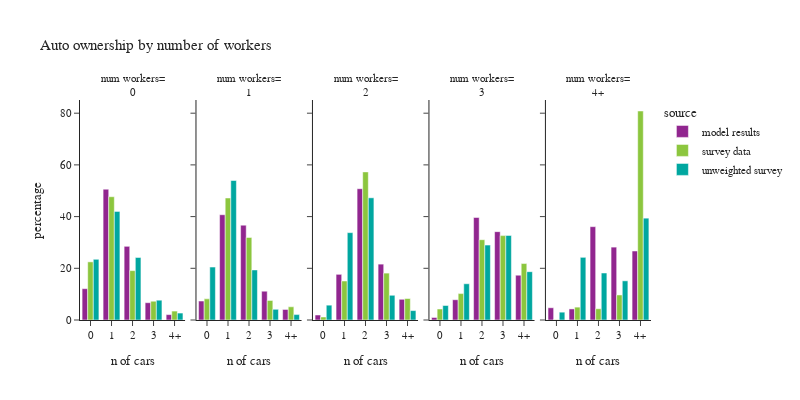

The notebook cell this image was saved under:
### Code cell
plot_auto(hh_data,'num_workers_simple','number of workers','num workers')

### Figure 1 — Plotly figure (JSON) as saved in the notebook; plotly's stock layout.template omitted (floating-point values rounded to 4 significant figures)
{"data": [{"alignmentgroup": "True", "hovertemplate": "source=model results<br>num_workers_simple=0<br>auto_ownership_simple=%{x}<br>percentage=%{y}<extra></extra>", "legendgroup": "model results", "marker": {"color": "#91268F", "pattern": {"shape": ""}}, "name": "model results", "offsetgroup": "model results", "orientation": "v", "showlegend": true, "textposition": "auto", "type": "bar", "x": ["0", "1", "2", "3", "4+"], "xaxis": "x", "y": [12.11, 50.6, 28.5, 6.694, 2.087], "yaxis": "y"}, {"alignmentgroup": "True", "hovertemplate": "source=model results<br>num_workers_simple=1<br>auto_ownership_simple=%{x}<br>percentage=%{y}<extra></extra>", "legendgroup": "model results", "marker": {"color": "#91268F", "pattern": {"shape": ""}}, "name": "model results", "offsetgroup": "model results", "orientation": "v", "showlegend": false, "textposition": "auto", "type": "bar", "x": ["0", "1", "2", "3", "4+"], "xaxis": "x2", "y": [7.325, 40.73, 36.69, 11.16, 4.102], "yaxis": "y2"}, {"alignmentgroup": "True", "hovertemplate": "source=model results<br>num_workers_simple=2<br>auto_ownership_simple=%{x}<br>percentage=%{y}<extra></extra>", "legendgroup": "model results", "marker": {"color": "#91268F", "pattern": {"shape": ""}}, "name": "model results", "offsetgroup": "model results", "orientation": "v", "showlegend": false, "textposition": "auto", "type": "bar", "x": ["0", "1", "2", "3", "4+"], "xaxis": "x3", "y": [1.929, 17.67, 50.78, 21.61, 8.011], "yaxis": "y3"}, {"alignmentgroup": "True", "hovertemplate": "source=model results<br>num_workers_simple=3<br>auto_ownership_simple=%{x}<br>percentage=%{y}<extra></extra>", "legendgroup": "model results", "marker": {"color": "#91268F", "pattern": {"shape": ""}}, "name": "model results", "offsetgroup": "model results", "orientation": "v", "showlegend": false, "textposition": "auto", "type": "bar", "x": ["0", "1", "2", "3", "4+"], "xaxis": "x4", "y": [0.9907, 7.84, 39.65, 34.18, 17.34], "yaxis": "y4"}, {"alignmentgroup": "True", "hovertemplate": "source=model results<br>num_workers_simple=4+<br>auto_ownership_simple=%{x}<br>percentage=%{y}<extra></extra>", "legendgroup": "model results", "marker": {"color": "#91268F", "pattern": {"shape": ""}}, "name": "model results", "offsetgroup": "model results", "orientation": "v", "showlegend": false, "textposition": "auto", "type": "bar", "x": ["0", "1", "2", "3", "4+"], "xaxis": "x5", "y": [4.736, 4.281, 36.1, 28.19, 26.69], "yaxis": "y5"}, {"alignmentgroup": "True", "hovertemplate": "source=survey data<br>num_workers_simple=0<br>auto_ownership_simple=%{x}<br>percentage=%{y}<extra></extra>", "legendgroup": "survey data", "marker": {"color": "#8CC63E", "pattern": {"shape": ""}}, "name": "survey data", "offsetgroup": "survey data", "orientation": "v", "showlegend": true, "textposition": "auto", "type": "bar", "x": ["0", "1", "2", "3", "4+"], "xaxis": "x", "y": [22.49, 47.69, 19.11, 7.261, 3.453], "yaxis": "y"}, {"alignmentgroup": "True", "hovertemplate": "source=survey data<br>num_workers_simple=1<br>auto_ownership_simple=%{x}<br>percentage=%{y}<extra></extra>", "legendgroup": "survey data", "marker": {"color": "#8CC63E", "pattern": {"shape": ""}}, "name": "survey data", "offsetgroup": "survey data", "orientation": "v", "showlegend": false, "textposition": "auto", "type": "bar", "x": ["0", "1", "2", "3", "4+"], "xaxis": "x2", "y": [8.182, 47.2, 31.94, 7.574, 5.106], "yaxis": "y2"}, {"alignmentgroup": "True", "hovertemplate": "source=survey data<br>num_workers_simple=2<br>auto_ownership_simple=%{x}<br>percentage=%{y}<extra></extra>", "legendgroup": "survey data", "marker": {"color": "#8CC63E", "pattern": {"shape": ""}}, "name": "survey data", "offsetgroup": "survey data", "orientation": "v", "showlegend": false, "textposition": "auto", "type": "bar", "x": ["0", "1", "2", "3", "4+"], "xaxis": "x3", "y": [1.169, 15.09, 57.29, 18.14, 8.31], "yaxis": "y3"}, {"alignmentgroup": "True", "hovertemplate": "source=survey data<br>num_workers_simple=3<br>auto_ownership_simple=%{x}<br>percentage=%{y}<extra></extra>", "legendgroup": "survey data", "marker": {"color": "#8CC63E", "pattern": {"shape": ""}}, "name": "survey data", "offsetgroup": "survey data", "orientation": "v", "showlegend": false, "textposition": "auto", "type": "bar", "x": ["0", "1", "2", "3", "4+"], "xaxis": "x4", "y": [4.247, 10.21, 31.06, 32.64, 21.84], "yaxis": "y4"}, {"alignmentgroup": "True", "hovertemplate": "source=survey data<br>num_workers_simple=4+<br>auto_ownership_simple=%{x}<br>percentage=%{y}<extra></extra>", "legendgroup": "survey data", "marker": {"color": "#8CC63E", "pattern": {"shape": ""}}, "name": "survey data", "offsetgroup": "survey data", "orientation": "v", "showlegend": false, "textposition": "auto", "type": "bar", "x": ["0", "1", "2", "3", "4+"], "xaxis": "x5", "y": [0.1362, 4.979, 4.348, 9.689, 80.85], "yaxis": "y5"}, {"alignmentgroup": "True", "hovertemplate": "source=unweighted survey<br>num_workers_simple=0<br>auto_ownership_simple=%{x}<br>percentage=%{y}<extra></extra>", "legendgroup": "unweighted survey", "marker": {"color": "#00A7A0", "pattern": {"shape": ""}}, "name": "unweighted survey", "offsetgroup": "unweighted survey", "orientation": "v", "showlegend": true, "textposition": "auto", "type": "bar", "x": ["0", "1", "2", "3", "4+"], "xaxis": "x", "y": [23.48, 41.99, 24.18, 7.662, 2.687], "yaxis": "y"}, {"alignmentgroup": "True", "hovertemplate": "source=unweighted survey<br>num_workers_simple=1<br>auto_ownership_simple=%{x}<br>percentage=%{y}<extra></extra>", "legendgroup": "unweighted survey", "marker": {"color": "#00A7A0", "pattern": {"shape": ""}}, "name": "unweighted survey", "offsetgroup": "unweighted survey", "orientation": "v", "showlegend": false, "textposition": "auto", "type": "bar", "x": ["0", "1", "2", "3", "4+"], "xaxis": "x2", "y": [20.47, 53.96, 19.36, 4.118, 2.09], "yaxis": "y2"}, {"alignmentgroup": "True", "hovertemplate": "source=unweighted survey<br>num_workers_simple=2<br>auto_ownership_simple=%{x}<br>percentage=%{y}<extra></extra>", "legendgroup": "unweighted survey", "marker": {"color": "#00A7A0", "pattern": {"shape": ""}}, "name": "unweighted survey", "offsetgroup": "unweighted survey", "orientation": "v", "showlegend": false, "textposition": "auto", "type": "bar", "x": ["0", "1", "2", "3", "4+"], "xaxis": "x3", "y": [5.738, 33.79, 47.27, 9.563, 3.643], "yaxis": "y3"}, {"alignmentgroup": "True", "hovertemplate": "source=unweighted survey<br>num_workers_simple=3<br>auto_ownership_simple=%{x}<br>percentage=%{y}<extra></extra>", "legendgroup": "unweighted survey", "marker": {"color": "#00A7A0", "pattern": {"shape": ""}}, "name": "unweighted survey", "offsetgroup": "unweighted survey", "orientation": "v", "showlegend": false, "textposition": "auto", "type": "bar", "x": ["0", "1", "2", "3", "4+"], "xaxis": "x4", "y": [5.607, 14.02, 28.97, 32.71, 18.69], "yaxis": "y4"}, {"alignmentgroup": "True", "hovertemplate": "source=unweighted survey<br>num_workers_simple=4+<br>auto_ownership_simple=%{x}<br>percentage=%{y}<extra></extra>", "legendgroup": "unweighted survey", "marker": {"color": "#00A7A0", "pattern": {"shape": ""}}, "name": "unweighted survey", "offsetgroup": "unweighted survey", "orientation": "v", "showlegend": false, "textposition": "auto", "type": "bar", "x": ["0", "1", "2", "3", "4+"], "xaxis": "x5", "y": [3.03, 24.24, 18.18, 15.15, 39.39], "yaxis": "y5"}], "layout": {"annotations": [{"font": {}, "showarrow": false, "text": "num workers=<br>0", "x": 0.092, "xanchor": "center", "xref": "paper", "y": 1.0, "yanchor": "bottom", "yref": "paper"}, {"font": {}, "showarrow": false, "text": "num workers=<br>1", "x": 0.296, "xanchor": "center", "xref": "paper", "y": 1.0, "yanchor": "bottom", "yref": "paper"}, {"font": {}, "showarrow": false, "text": "num workers=<br>2", "x": 0.5, "xanchor": "center", "xref": "paper", "y": 1.0, "yanchor": "bottom", "yref": "paper"}, {"font": {}, "showarrow": false, "text": "num workers=<br>3", "x": 0.704, "xanchor": "center", "xref": "paper", "y": 1.0, "yanchor": "bottom", "yref": "paper"}, {"font": {}, "showarrow": false, "text": "num workers=<br>4+", "x": 0.908, "xanchor": "center", "xref": "paper", "y": 1.0, "yanchor": "bottom", "yref": "paper"}], "barmode": "group", "font": {"size": 11}, "height": 400, "legend": {"title": {"text": "source"}, "tracegroupgap": 0}, "title": {"text": "Auto ownership by number of workers"}, "width": 800, "xaxis": {"anchor": "y", "domain": [0.0, 0.184], "title": {"text": "n of cars"}}, "xaxis2": {"anchor": "y2", "domain": [0.204, 0.388], "matches": "x", "title": {"text": "n of cars"}}, "xaxis3": {"anchor": "y3", "domain": [0.408, 0.592], "matches": "x", "title": {"text": "n of cars"}}, "xaxis4": {"anchor": "y4", "domain": [0.612, 0.796], "matches": "x", "title": {"text": "n of cars"}}, "xaxis5": {"anchor": "y5", "domain": [0.816, 1.0], "matches": "x", "title": {"text": "n of cars"}}, "yaxis": {"anchor": "x", "domain": [0.0, 1.0], "title": {"text": "percentage"}}, "yaxis2": {"anchor": "x2", "domain": [0.0, 1.0], "matches": "y", "showticklabels": false}, "yaxis3": {"anchor": "x3", "domain": [0.0, 1.0], "matches": "y", "showticklabels": false}, "yaxis4": {"anchor": "x4", "domain": [0.0, 1.0], "matches": "y", "showticklabels": false}, "yaxis5": {"anchor": "x5", "domain": [0.0, 1.0], "matches": "y", "showticklabels": false}}}
